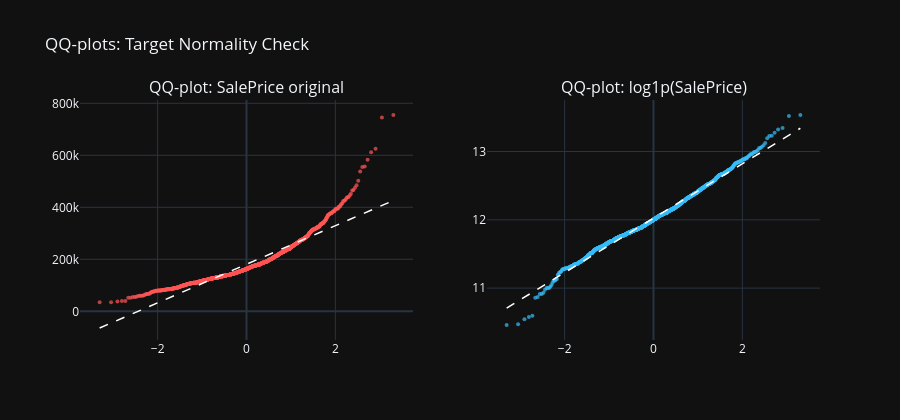

The code cell stored with this chart in its notebook:
### Code cell
fig = make_subplots(
    rows=1, cols=2,
    subplot_titles=["QQ-plot: SalePrice original", "QQ-plot: log1p(SalePrice)"],
)

for col_idx, (series, color) in enumerate(
    [(df[TARGET], "#ff5757"), (df[TARGET_MODEL], "#38bdf8")], start=1
):
    result             = stats.probplot(series)
    theoretical        = result[0][0]
    observed           = result[0][1]
    slope, intercept, _ = result[1]

    fig.add_trace(
        go.Scatter(x=theoretical, y=observed, mode="markers",
                   marker=dict(color=color, size=4, opacity=0.7), showlegend=False),
        row=1, col=col_idx,
    )
    fig.add_trace(
        go.Scatter(
            x=[float(theoretical.min()), float(theoretical.max())],
            y=[slope * theoretical.min() + intercept,
               slope * theoretical.max() + intercept],
            mode="lines",
            line=dict(color="white", width=1.5, dash="dash"),
            showlegend=False,
        ),
        row=1, col=col_idx,
    )

fig.update_layout(title="QQ-plots: Target Normality Check", height=420)
fig.show()

### Figure 1 — Plotly figure (JSON) as saved in the notebook; plotly's stock layout.template omitted (floating-point values rounded to 4 significant figures; data arrays with more than 128 entries replaced by an {"elided": "..."} marker saying what was removed)
{"data": [{"marker": {"color": "#ff5757", "opacity": 0.7, "size": 4}, "mode": "markers", "showlegend": false, "type": "scatter", "x": {"elided": "1460 float values"}, "xaxis": "x", "y": {"elided": "1460 int values"}, "yaxis": "y"}, {"line": {"color": "white", "dash": "dash", "width": 1.5}, "mode": "lines", "showlegend": false, "type": "scatter", "x": [-3.305, 3.305], "xaxis": "x", "y": [-64190.0, 426000.0], "yaxis": "y"}, {"marker": {"color": "#38bdf8", "opacity": 0.7, "size": 4}, "mode": "markers", "showlegend": false, "type": "scatter", "x": {"elided": "1460 float values"}, "xaxis": "x2", "y": {"elided": "1460 float values"}, "yaxis": "y2"}, {"line": {"color": "white", "dash": "dash", "width": 1.5}, "mode": "lines", "showlegend": false, "type": "scatter", "x": [-3.305, 3.305], "xaxis": "x2", "y": [10.71, 13.34], "yaxis": "y2"}], "layout": {"annotations": [{"font": {"size": 16}, "showarrow": false, "text": "QQ-plot: SalePrice original", "x": 0.225, "xanchor": "center", "xref": "paper", "y": 1, "yanchor": "bottom", "yref": "paper"}, {"font": {"size": 16}, "showarrow": false, "text": "QQ-plot: log1p(SalePrice)", "x": 0.775, "xanchor": "center", "xref": "paper", "y": 1, "yanchor": "bottom", "yref": "paper"}], "height": 420, "title": {"text": "QQ-plots: Target Normality Check"}, "xaxis": {"anchor": "y", "domain": [0, 0.45]}, "xaxis2": {"anchor": "y2", "domain": [0.55, 1]}, "yaxis": {"anchor": "x", "domain": [0, 1]}, "yaxis2": {"anchor": "x2", "domain": [0, 1]}}}
